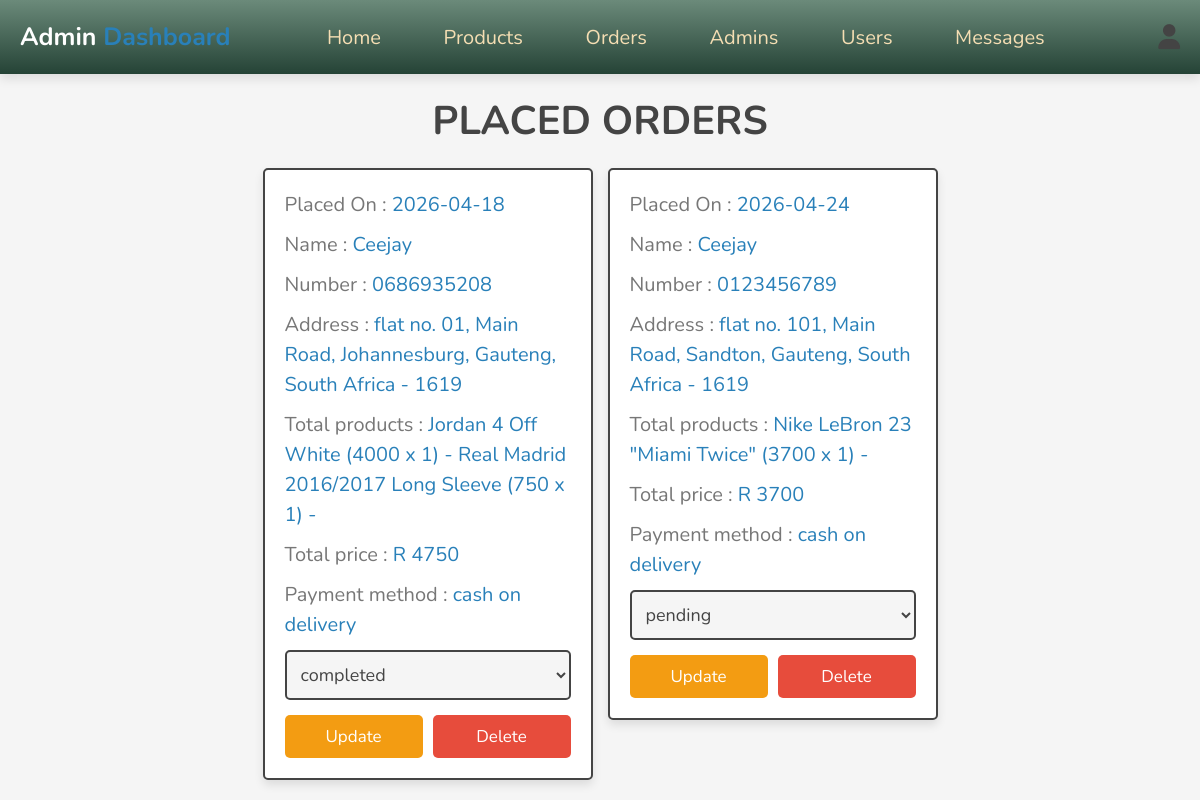
/admin/placed_orders.php (signed in), run on the app's committed database.
### tables this page shows
CREATE TABLE `orders` (
  `id` int(100) NOT NULL,
  `user_id` int(100) NOT NULL,
  `name` varchar(20) NOT NULL,
  `number` varchar(10) NOT NULL,
  `email` varchar(50) NOT NULL,
  `method` varchar(50) NOT NULL,
  `address` varchar(500) NOT NULL,
  `total_products` varchar(1000) NOT NULL,
  `total_price` int(100) NOT NULL,
  `placed_on` date NOT NULL DEFAULT current_timestamp(),
  `payment_status` varchar(20) NOT NULL DEFAULT 'pending'
);

### admin/placed_orders.php (the view, shortened to what this page needs)
<?php
include '../components/connect.php';
?>
<!DOCTYPE html>
<html lang="en">
<head>
   <link rel="stylesheet" href="https://cdnjs.cloudflare.com/ajax/libs/font-awesome/6.1.1/css/all.min.css">
   <link rel="stylesheet" href="../css/admin_style.css">
</head>
<body>
<?php include '../components/admin_header.php'; ?>
<section class="orders">
<h1 class="heading">Placed Orders</h1>
<div class="box-container">
   <?php
      $select_orders = $conn->prepare("SELECT * FROM `orders`");
      $select_orders->execute();
      if($select_orders->rowCount() > 0){
         while($fetch_orders = $select_orders->fetch(PDO::FETCH_ASSOC)){
   ?>
   <div class="box">
      <p> Placed On : <span><?= $fetch_orders['placed_on']; ?></span> </p>
      <p> Name : <span><?= $fetch_orders['name']; ?></span> </p>
      <p> Number : <span><?= $fetch_orders['number']; ?></span> </p>
      <p> Address : <span><?= $fetch_orders['address']; ?></span> </p>
      <p> Total products : <span><?= $fetch_orders['total_products']; ?></span> </p>
      <p> Total price : <span> R <?= $fetch_orders['total_price']; ?>
   </span> </p>
      <p> Payment method : <span><?= $fetch_orders['method']; ?></span> </p>
      <form action="" method="post">
         <select name="payment_status" class="select">
            <option selected disabled><?= $fetch_orders['payment_status']; ?></option>
         </select>
        <div class="flex-btn">
         <input type="submit" value="update" class="option-btn" name="update_payment">
         <a href="placed_orders.php?delete=<?= $fetch_orders['id']; ?>" class="delete-btn" onclick="return confirm('Delete this order?');">delete</a>
        </div>
      </form>
   </div>
   <?php
         }
      }else{
         echo '<p class="empty">No orders placed yet!</p>';
      }
   ?>
</div>
</section>
</body>
</html>

### css/admin_style.css (style rules this page uses)
:root { --main-color:#2980b9; --orange:#f39c12; --red:#e74c3c; --black:#444; --white:#fff; --light-color:#777; --light-bg:#f5f5f5; --border:.2rem solid var(--black); --box-shadow:0 .5rem 1rem rgba(0,0,0,.1); }
* { font-family: 'Nunito', sans-serif; margin:0; padding:0; box-sizing: border-box; outline: none; border:none; text-decoration: none; }
html { font-size: 62.5%; overflow-x: hidden; }
body { background-color: var(--light-bg); background: whitesmoke; }
section { padding:2rem; max-width: 1200px; margin:0 auto; }
.heading { font-size: 4rem; color:var(--black); margin-bottom: 2rem; text-align: center; text-transform: uppercase; }
.btn, .delete-btn, .option-btn { display: block; width: 100%; margin-top: 1rem; border-radius: .5rem; padding:1rem 3rem; font-size: 1.7rem; text-transform: capitalize; color:var(--white); cursor: pointer; text-align: center; }
.option-btn { background-color: var(--orange); }
.delete-btn { background-color: var(--red); }
.flex-btn { display: flex; gap:1rem; }
.orders .box-container { display: grid; grid-template-columns: repeat(auto-fit, 33rem); gap:1.5rem; align-items: flex-start; justify-content: center; }
.orders .box-container .box { padding:2rem; padding-top: 1rem; border-radius: .5rem; border:var(--border); background-color: var(--white); box-shadow: var(--box-shadow); }
.orders .box-container .box p { line-height: 1.5; font-size: 2rem; color:var(--light-color); margin:1rem 0; }
.orders .box-container .box p span { color:var(--main-color); }
.orders .box-container .select { margin-bottom: .5rem; width: 100%; background-color: var(--light-bg); padding:1rem; font-size: 1.8rem; color:var(--black); border-radius: .5rem; border:var(--border); }

### data on the page
orders: placed_on "2026-04-18", name "Ceejay", number "0686935208", address "flat no. 01, Main Road, Johannesburg, Gauteng, South Africa - 1619", total_products "Jordan 4 Off White (4000 x 1) - Real Madrid 2016/2017 Long Sleeve (750 x 1) -", total_price "4750", method "cash on delivery", payment_status "completed"
orders: placed_on "2026-04-24", name "Ceejay", number "0123456789", address "flat no. 101, Main Road, Sandton, Gauteng, South Africa - 1619", total_products "Nike LeBron 23 \"Miami Twice\" (3700 x 1) -", total_price "3700", method "cash on delivery", payment_status "pending"
